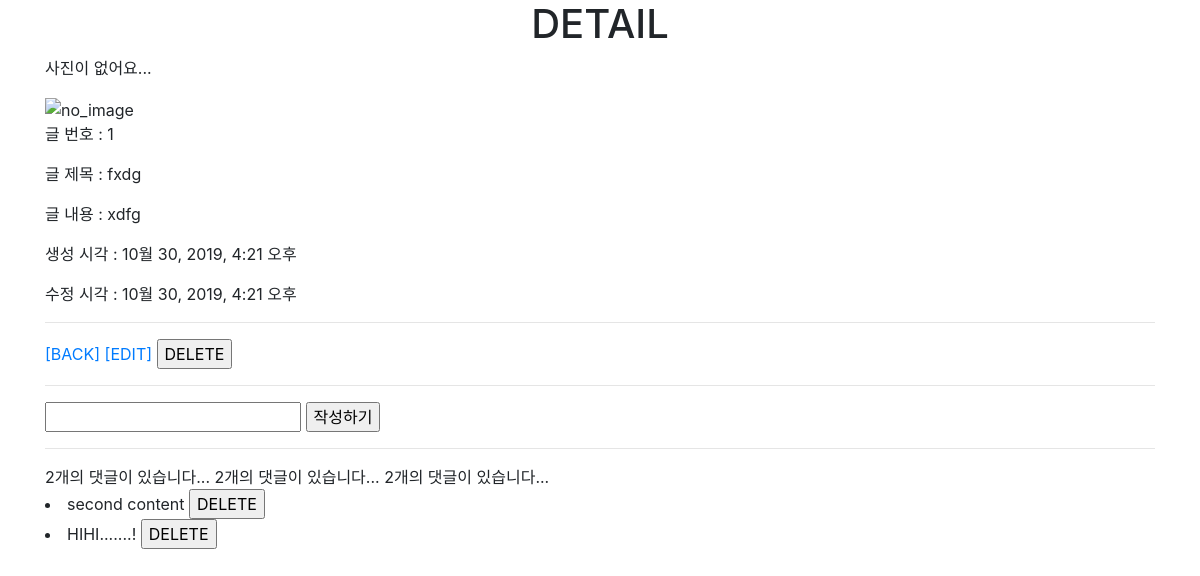
/articles/1/, run on the app's committed database.
### articles/models.py (models this page shows, shortened)
class Article(models.Model):
    title = models.CharField(max_length=40)
    content = models.TextField()
    image = ProcessedImageField(
        processors=[Thumbnail(200, 300)], # 처리할 작업
        format="JPEG",                  # 이미지 포멧
        options={'quality' : 90},       # 각종 추가 옵션
        upload_to='articles/images',     # 저장 위치
    )
    created_at = models.DateTimeField(auto_now_add=True)
    updated_at = models.DateTimeField(auto_now=True)

class Comment(models.Model):
    article = models.ForeignKey(Article, on_delete=models.CASCADE)
    content = models.CharField(max_length=250)
    created_at = models.DateTimeField(auto_now_add=True)
    updated_at = models.DateTimeField(auto_now=True)
    class Meta:
        ordering = ['-pk',]

### articles/views.py (the view)
# urls.py: path('<int:article_pk>/', views.detail, name='detail'),    # READ Logic - Detail
def detail(request, article_pk):
    article = Article.objects.get(pk=article_pk)
    comments = article.comment_set.all()
    context = {
         'article' : article,
         'comments' : comments,
    }
    return render(request, 'articles/detail.html', context)

### config/templates/articles/detail.html (shortened to what this page needs)
{% extends 'base.html' %}
{% load static %}
{% block body %}
<h1 class="text-center">DETAIL</h1>
{% if article.image %}
    <img src="{{ article.image.url }}" alt="{{ article.image }}" style="max-width: 500px;">
{% else %}
    <p>사진이 없어요...</p>
    <img src="{% static 'articles/images/no_image.jpg' %}" alt="no_image">
{% endif %}
<p>글 번호 : {{ article.pk }}</p>
<p>글 제목 : {{ article.title }}</p>
<p>글 내용 : {{ article.content }}</p>
<p>생성 시각 : {{ article.created_at }}</p>
<p>수정 시각 : {{ article.updated_at }}</p>
<hr>
<a href="{% url 'articles:index' %}">[BACK]</a>
<a href="{% url 'articles:update' article.pk %}">[EDIT]</a>
<form action="{% url 'articles:delete' article.pk %}" method="POST" style="display: inline;"
    onclick="return confirm('진짜 삭제...?')">
    <input type="submit" value="DELETE">
</form>
<hr>
<form action="{% url 'articles:comments_create' article.pk %}" method="POST">
    <input type="text" name="content">
    <input type="submit" value="작성하기">
</form>
<hr>
{{ comments|length }}개의 댓글이 있습니다...
{{ article.comment_set.all|length}}개의 댓글이 있습니다...
{{ comments.count }}개의 댓글이 있습니다...
{% for comment in comments %}
<li>
    {{ comment.content }}
    <form action="{% url 'articles:comments_delete' article.pk comment.pk%}" method="POST" style="display: inline;"
        onclick="return confirm('진짜 삭제...?')">
        <input type="submit" value="DELETE">
    </form>
</li>
{% empty %}
    <p>악플보다 무섭다는 무플 ㅠㅠ</p>
{% endfor %}
{% endblock  %}

### data on the page
Article: pk "1", title "fxdg", content "xdfg", created_at "10월 30, 2019, 4:21 오후", updated_at "10월 30, 2019, 4:21 오후", comment_set.all|length "2"
Comment: content "second content"
Comment: content "HIHI.......!"

### other printed values
{{ comments|length }} "2"
{{ comments.count }} "2"
